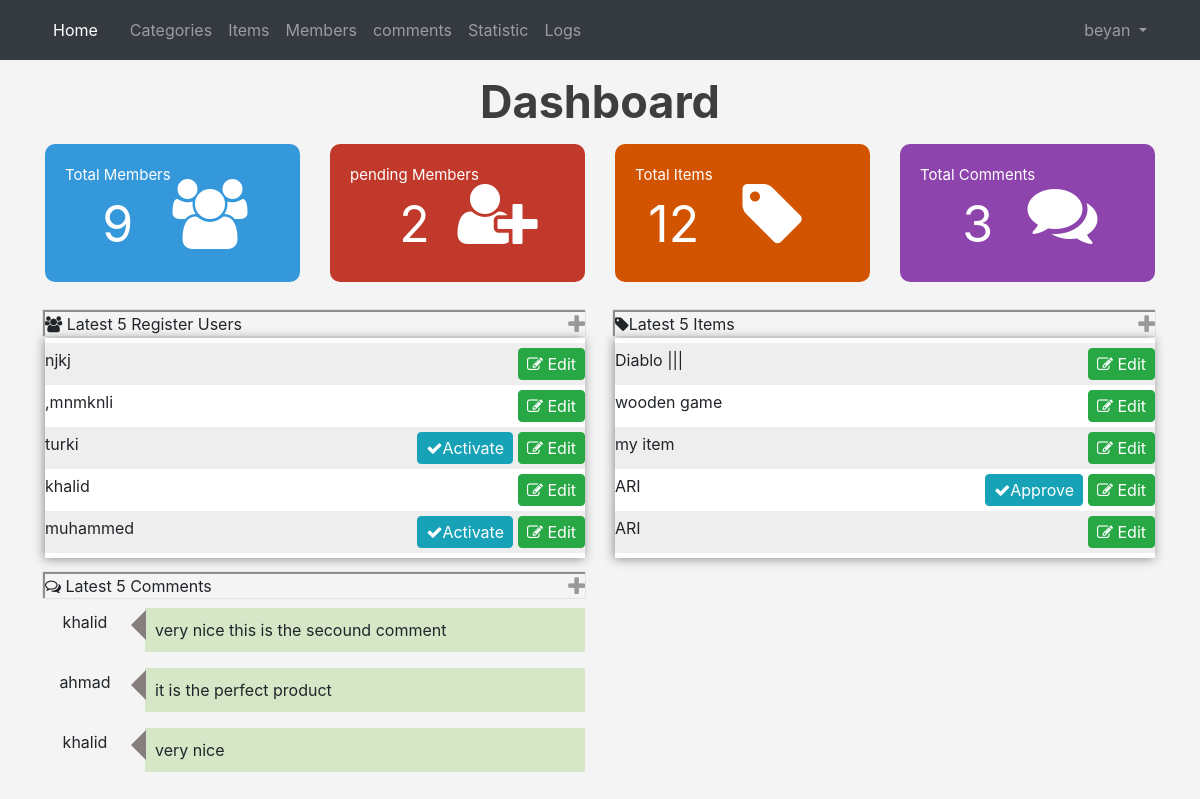
/dashboard.php (signed in), run on the app's committed database.
### tables this page shows
CREATE TABLE `users` (
  `UserID` int(11) NOT NULL,
  `Username` varchar(255) NOT NULL,
  `Password` varchar(255) NOT NULL,
  `Email` varchar(255) NOT NULL,
  `FullName` varchar(255) NOT NULL,
  `GroupID` int(11) NOT NULL DEFAULT 0,
  `TrustStatus` int(11) NOT NULL DEFAULT 0 COMMENT 'seller rank',
  `RStatus` int(11) NOT NULL DEFAULT 0,
  `Date` date DEFAULT NULL,
  `avatar` varchar(255) NOT NULL
);

CREATE TABLE `items` (
  `item_ID` int(11) NOT NULL,
  `Name` varchar(255) NOT NULL,
  `Description` text NOT NULL,
  `Price` varchar(255) NOT NULL,
  `Add_Date` date NOT NULL,
  `Country_Made` varchar(255) NOT NULL,
  `Image` varchar(255) NOT NULL,
  `Status` varchar(255) NOT NULL,
  `Rating` smallint(6) NOT NULL,
  `Approve` tinyint(4) NOT NULL DEFAULT 0,
  `Cat_ID` int(11) NOT NULL,
  `Member_ID` int(11) NOT NULL,
  `tags` varchar(255) NOT NULL
);

CREATE TABLE `comments` (
  `c_id` int(11) NOT NULL,
  `comment` text NOT NULL,
  `status` tinyint(4) NOT NULL,
  `comment_date` date NOT NULL,
  `item_id` int(11) NOT NULL,
  `user_id` int(11) NOT NULL
);

### includes/functions/functions.php (called while the page is built, shortened)
<?php
function checkItem($select , $from ,$value){
    global $con;
    $statment = $con->prepare("SELECT $select From $from where $select= ?");
    $statment->execute(array($value));
    $count = $statment->rowCount();
    return $count;
}
function countItems($item , $table){
    global $con;
    $stmt2 = $con->prepare("SELECT COUNT($item) From $table");
    $stmt2->execute();
    $count = $stmt2->fetchColumn();
    return  $count;
}
function getLatest($select ,$table ,$order,$limit = 5){
    global $con;
    $getstmt = $con->prepare("SELECT $select FROM $table ORDER BY $order desc LIMIT $limit ");
    $getstmt->execute();
    $rows = $getstmt->fetchAll();
    return  $rows;
}

### dashboard.php (the view, shortened to what this page needs)
<?php
if(isset($_SESSION['Username'])){
    include 'init.php';
    $numusers = 5;
    $Latestusers = getLatest('*','users','UserID' ,$numusers);
    $numitems = 5;
    $Latestitems = getLatest('*','items','item_ID' ,$numitems);
    $numcomments = 5;
 ?>
 <div class="home-stats" >
  <div class="container text-center" >
      <h2>Dashboard</h2>
         <div class="row">
        <div class="col-md-3">
            <div class="stat st-members">
            <i class="fa fa-users"></i>
               <div class="info">
                    Total Members
                   <span><a href="members.php"><?php echo countItems('UserID','users');?></a></span>
                </div>
            </div>
        </div>
        <div class="col-md-3">
            <div class="stat st-pending">
            <i class="fa fa-user-plus"></i>
               <div class="info">
                pending Members
                <span><a href="members.php?do=Manage&page=pending"><?php echo checkItem('RStatus','users', 0);?></a></span>
               </div>
            </div>
        </div>
        <div class="col-md-3">
            <div class="stat st-items">
            <i class="fa fa-tag"></i>
               <div class="info">
                Total Items
                <span><a href="items.php"><?php echo countItems('item_ID','items');?></a></span>
                </div>
            </div>
        </div>
        <div class="col-md-3">
            <div class="stat st-comments">
            <i class="fa fa-comments"></i>
               <div class="info">
                Total Comments
                <span><a href="comments.php"><?php echo countItems('c_id','comments');?></a></span>
               </div>
            </div>
        </div>
        </div>
        </div>
  </div>
  <div class="latest">
  <div class="container">
      <div class="row">
          <div class="col-sm-6">
             <div class="panel panel-default">
                  <div class="panel-heading">
                      <i class="fa fa-users"></i> Latest <?php echo $numusers; ?> Register Users
                      <span class="toggle-info pull-right">
                          <i class="fa fa-plus fa-lg"></i>
                      </span>
                  </div>
                  <div class="panel-body">
                      <ul class="list-unstyled latest-users">
                      <?php
                      if(! empty($Latestusers)){
                        foreach($Latestusers as $user){
                          echo '<li>';
                            echo $user['Username'];
                            echo '<a href="members.php?do=Edit&userid='.$user['UserID'] .'">';
                               echo '<span class="btn btn-success pull-right">';
                                    echo '<i class="fa fa-edit"></i> Edit';
                                    if($user['RStatus'] == 0){
                                      echo "<a href='members.php?do=Activate&userid=".$user['UserID']."' class='btn btn-info pull-right Activate '><i class='fa fa-check'></i>Activate</a>";
                                    }
                               echo '</span>';
                            echo '</a>';
                          echo '</li>';
                        }}
                        else{
                          echo 'there is no users to show ';
                        }
                    ?>
                    </ul>
                  </div>
             </div>
          </div>
          <div class="col-sm-6">
             <div class="panel panel-default">
                  <div class="panel-heading">
                      <i class="fa fa-tag"></i>Latest <?php echo $numitems; ?> Items
                      <span class="toggle-info pull-right">
                          <i class="fa fa-plus fa-lg"></i>
                      </span>
                  </div>
                  <div class="panel-body">
                  <ul class="list-unstyled latest-users">
                      <?php
                         if(! empty($Latestitems)){
                        foreach($Latestitems as $item){
                          echo '<li>';
                            echo $item['Name'];
                            echo '<a href="items.php?do=Edit&itemid='.$item['item_ID'] .'">';
                               echo '<span class="btn btn-success pull-right">';
                                    echo '<i class="fa fa-edit"></i> Edit';
                                    if($item['Approve'] == 0){
                                      echo "<a href='items.php?do=Approve&itemid=".$item['item_ID']."' class='btn btn-info pull-right Activate '><i class='fa fa-check'></i>Approve</a>";
                                    }
                               echo '</span>';
                            echo '</a>';
                          echo '</li>';
                        }}
                        else{
                          echo 'there is no items to show ';
                        }
                    ?>
                    </ul>
                  </div>
             </div>
          </div>
     </div>
     <div class="row">
          <div class="col-sm-6">
             <div class="panel panel-default">
                  <div class="panel-heading">
                      <i class="fa fa-comments-o"></i> Latest <?php echo $numcomments; ?> Comments
                      <span class="toggle-info pull-right">
                          <i class="fa fa-plus fa-lg"></i>
                      </span>
                  </div>
                  <div class="panel-body">
                    <?php
                      $stmt=$con->prepare("SELECT comments.*,users.Username as Member  FROM comments
                      INNER JOIN users ON users.UserID = comments.user_id order by c_id DESC limit $numcomments
                     ");
                     $stmt->execute();
                     $comments = $stmt->fetchAll();
                     if(!empty($comments)){
                     foreach($comments as $comment){
                       echo '<div class="comment-box">';
                           echo '<span class="member-n">' . $comment['Member'] . '</span>';
                           echo '<p class="member-c">' . $comment['comment'] . '</p>';
                       echo '</div>';
                     }
                    }
                    else{
                      echo 'there is no Comment to show ';
                    }
                   ?>
                  </div>
             </div>
          </div>
     </div>
     </div>
  </div>
<?php
    include $tpl . "footer.php";
}else{
    header('Location: index.php');
    exit();
}
?>

### layout/css/style.css (style rules this page uses)
body { background-color: #F4f4f4; }
.home-stats .stat { padding: 20px !important; font-size: 15px !important; color: #FFF; border-radius: 10px; position: relative; overflow: hidden; }
.home-stats .stat i { position: absolute; font-size: 70px; top: 35px; }
.home-stats .stat .info { float: left; }
.home-stats .stat a { color:#FFF; }
.home-stats .stat span { display: block; font-size: 50px; }
.home-stats .st-members { background-color: #3498db; }
.home-stats .st-pending { background-color: #c0392b; }
.home-stats .st-items { background-color: #d35400; }
.home-stats .st-comments { background-color: #8e44ad; }
.latest { margin-top: 30px; }
.latest .toggle-info { color: #999; }
.latest-users { padding: 5px 0; }
.latest-users li { padding: 5px 0; overflow: hidden; }
.latest-users li:nth-child(odd) { background-color: #EEE; }
.latest-users .btn-success,.latest-users .btn-info { padding: 3px 8px; }
.latest-users .btn-info { margin-right: 5px; }
.panel-heading { box-shadow: -1px -1px 1px 1px rgb(143, 141, 141); }
.panel-body { margin-top: 2px; background-color: #FFF; box-shadow:-1px 1px 10px rgb(143, 141, 141); }
.latest .comment-box { margin: 5px 0 10px; }
.latest .comment-box .member-n,.latest .comment-box .member-c { float: left; }
.latest .comment-box .member-n { width: 80px; text-align: center; margin-right: 20px; position: relative; top: 2px; }
.latest .comment-box .member-c { width: calc(100% - 100px); background-color: rgb(214, 231, 199); padding: 10px; position: relative; }
.latest .comment-box .member-c::before { content: ""; display: block; position: absolute; left: -29px; top: 2px; width: 0; height: 0; border: solid; border-color:transparent rgb(134, 125, 125) transparent transparent ; border-width: 15px; }
h2 { font-size: 45px; margin: 15px 0; color: rgb(63, 61, 61); font-weight: bold; }
.Activate { margin-left: 1px; }

### data on the page
users: Username "njkj"
users: Username ",mnmknli"
users: Username "turki"
users: Username "khalid"
users: Username "muhammed"
items: Name "Diablo |||"
items: Name "wooden game"
items: Name "my item"
items: Name "ARI"
items: Name "ARI"
comments: user.Username "khalid", comment "very nice this is the secound comment"
comments: user.Username "ahmad", comment "it is the perfect product"
comments: user.Username "khalid", comment "very nice"

### other printed values
lang('HOME_ADMIN') "Home"
lang('GATEGORIES') "Categories"
lang('ITEMS') "Items"
lang('MEMBERS') "Members"
lang('COMMENTS') "comments"
lang('STATISTIC') "Statistic"
lang('LOGS') "Logs"
countItems('UserID','users') "9"
checkItem('RStatus','users', 0) "2"
countItems('item_ID','items') "12"
countItems('c_id','comments') "3"
$numusers "5"
$numitems "5"
$numcomments "5"
